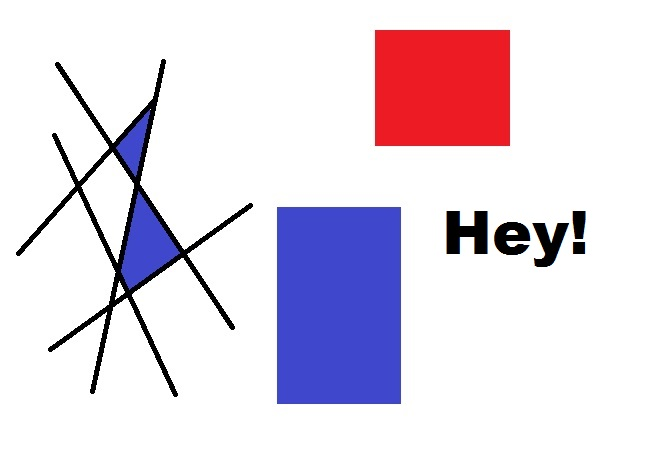
#> input picture PRACTICA_10_Fondo y esquinas/opencv-corner-detection-sample.jpg, 653 x 457 px, given in place of the camera
$ python 'P8_Deteccion de bordes Pt.1 Filtro ecualizado.py'   (older library calls are emulated)
#> lines starting #> are read from the running program, lines starting #| are printed output that depends on the picture; after the words box and inside, x2 and y2 are one past the last pixel; in counts of white or black regions, pixels touching at a corner belong together
# Detección de bordes con Sobel, umbralización y operación NAND + control de contraste manual

import cv2
import numpy as np

cap = cv2.VideoCapture(0)

# -------------------
# Variable de control de contraste (ajústala a tu gusto)
contraste_manual = 2  # Valor mayor a 1 aumenta contraste; entre 0 y 1 lo reduce
# -------------------

while True:
    ret, frame = cap.read()
#> frame is the input picture: shape (457, 653, 3); mean B, G, R 229.7, 216.9, 227
    if not ret:
        continue

    cv2.imshow('Original', frame)

    # 1. Escala de grises
    gray = cv2.cvtColor(frame, cv2.COLOR_BGR2GRAY)
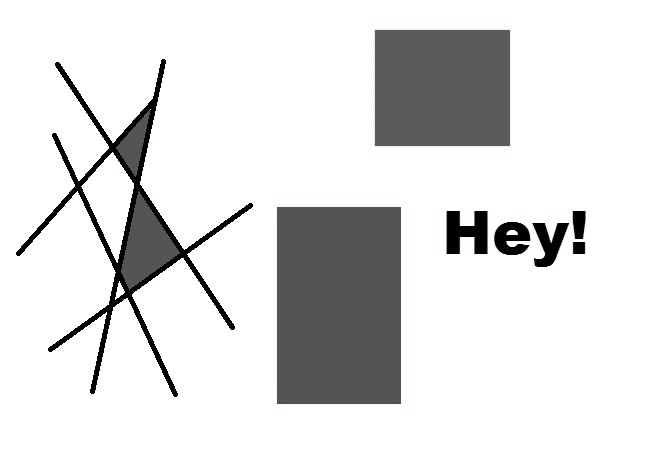
#> gray: shape (457, 653); min 0, max 255, mean 221.4
    cv2.imshow('Gris', gray)

    # 2. Ecualización del histograma
    equalized = cv2.equalizeHist(gray)
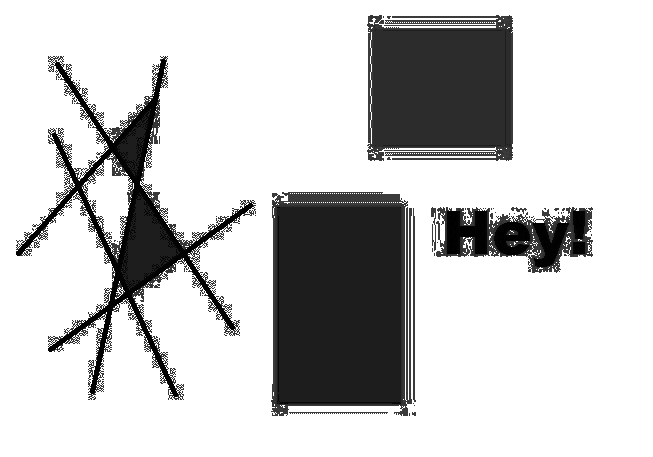
#> equalized: shape (457, 653); min 0, max 255, mean 201.7

    # 3. Ajuste manual de contraste (después de ecualizar)
    # Formula: salida = imagen * alpha + beta, aquí beta = 0
    contrasted = cv2.convertScaleAbs(equalized, alpha=contraste_manual, beta=0)
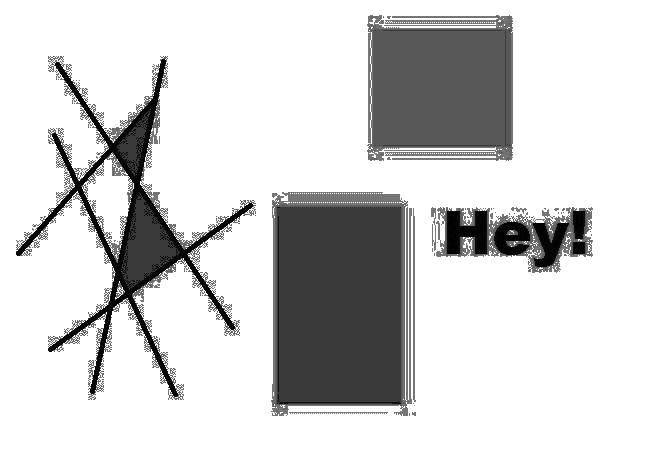
#> contrasted: shape (457, 653); min 0, max 255, mean 210
    cv2.imshow('Ecualizada + Contraste', contrasted)

    # 4. Sobel X
    sobelx = cv2.Sobel(contrasted, cv2.CV_64F, 1, 0, ksize=5)
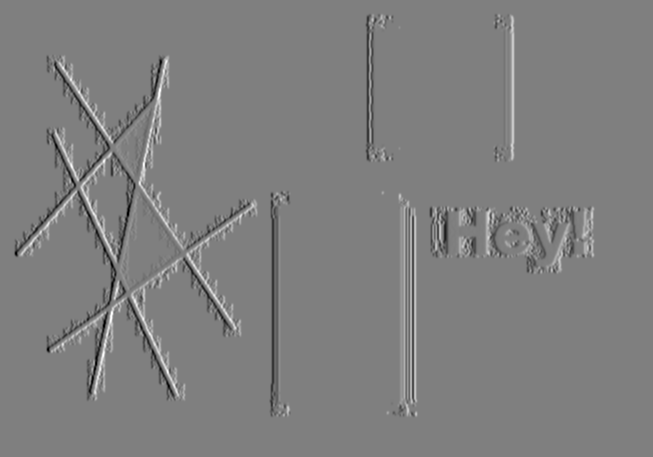
#> sobelx: shape (457, 653) float64; min -12092, max 12186, mean 0; drawn with min black and max white
    sobelx_abs = cv2.convertScaleAbs(sobelx)

    # 5. Sobel Y
    sobely = cv2.Sobel(contrasted, cv2.CV_64F, 0, 1, ksize=5)
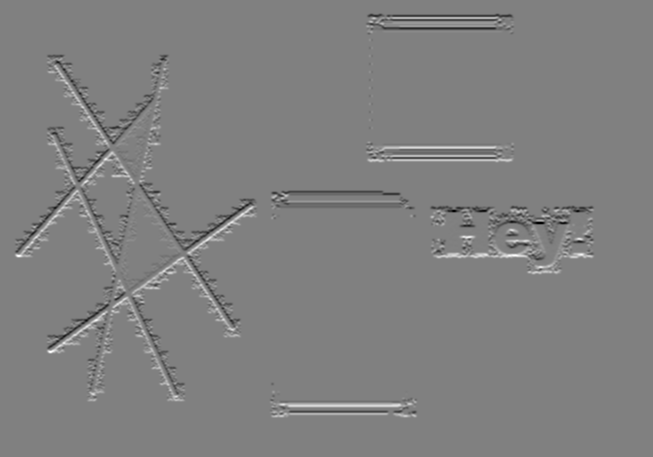
#> sobely: shape (457, 653) float64; min -12192, max 12022, mean 0; drawn with min black and max white
    sobely_abs = cv2.convertScaleAbs(sobely)

    # 6. Umbralización
    _, sobelx_thresh = cv2.threshold(sobelx_abs, 253, 255, cv2.THRESH_BINARY)
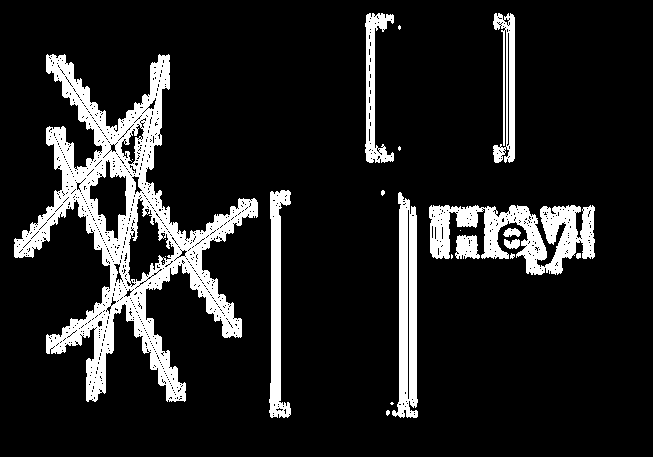
#> sobelx_thresh: shape (457, 653); 12.9% white; 24 white regions (13 under 20 px), largest, box (x1, y1, x2, y2) and area: (14, 54, 258, 402) 22059, (429, 205, 595, 275) 5859, (392, 192, 418, 418) 3690
    _, sobely_thresh = cv2.threshold(sobely_abs, 253, 255, cv2.THRESH_BINARY)
#> sobely_thresh: shape (457, 653); 12.1% white; 42 white regions (30 under 20 px), largest, box (x1, y1, x2, y2) and area: (14, 54, 258, 402) 20221, (429, 205, 595, 275) 5778, (365, 13, 515, 35) 2633
    cv2.imshow('Sobel X (thresh)', sobelx_thresh)
    cv2.imshow('Sobel Y (thresh)', sobely_thresh)

    # 7. Operación NAND = NOT(AND)
    and_result = cv2.bitwise_and(sobelx_thresh, sobely_thresh)
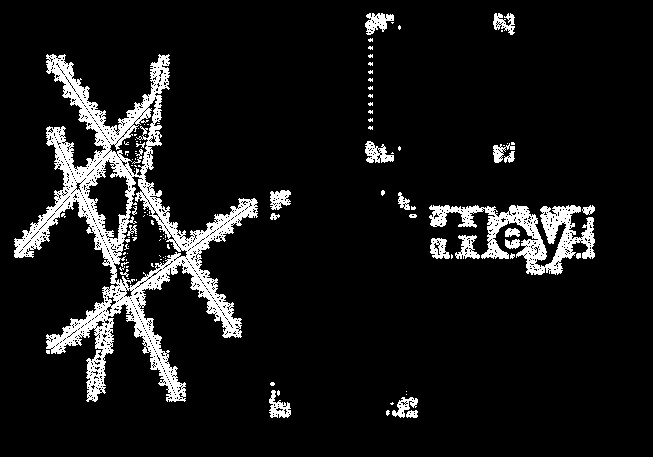
#> and_result: shape (457, 653); 8.8% white; 113 white regions (87 under 20 px), largest, box (x1, y1, x2, y2) and area: (14, 54, 258, 402) 18134, (429, 205, 595, 275) 4279, (365, 13, 394, 35) 364
    nand_result = cv2.bitwise_not(and_result)
    cv2.imshow('Sobel NAND (final)', nand_result)

    # 8. Salida
    if cv2.waitKey(5) & 0xFF == 27:
#> (key Esc is pressed here)
        break

cap.release()
cv2.destroyAllWindows()

$ run again, on PRACTICA_10_Fondo y esquinas/fig.jpg
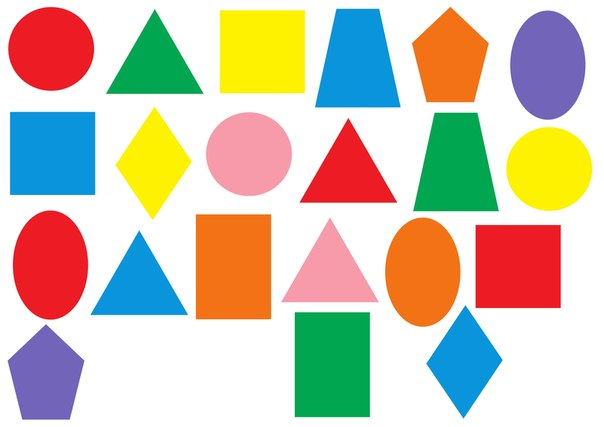
#> input picture PRACTICA_10_Fondo y esquinas/fig.jpg, 604 x 427 px, given in place of the camera
#> frame is the input picture: shape (427, 604, 3); mean B, G, R 178.5, 196.4, 206.1
#> `_, sobelx_thresh = cv2.threshold(sobelx_abs, 253, 255, cv2.THRESH_BINA..`:
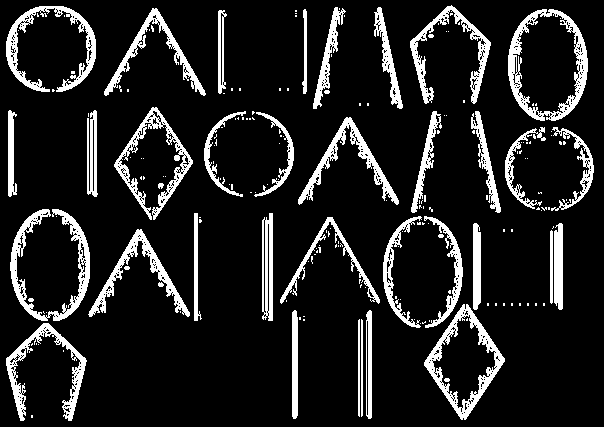
#> sobelx_thresh: shape (427, 604); 13.1% white; 194 white regions (152 under 20 px), largest, box (x1, y1, x2, y2) and area: (508, 9, 588, 121) 2296, (10, 209, 90, 321) 2220, (424, 304, 505, 420) 2020
#> sobely_thresh: shape (427, 604); 13.6% white; 246 white regions (202 under 20 px), largest, box (x1, y1, x2, y2) and area: (6, 265, 90, 422) 2894, (313, 6, 402, 110) 2009, (411, 110, 500, 214) 1981
#> `and_result = cv2.bitwise_and(sobelx_thresh, sobely_thresh)`:
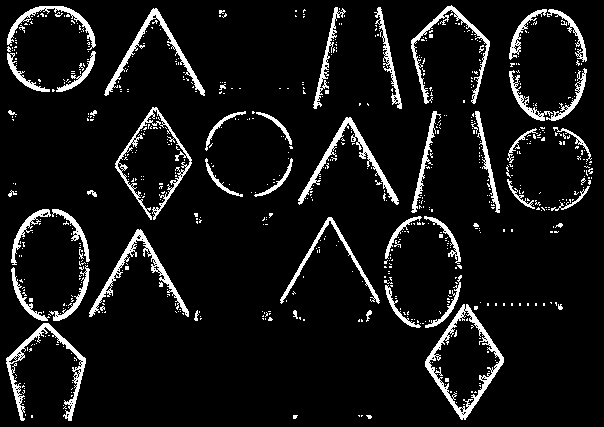
#> and_result: shape (427, 604); 7.9% white; 693 white regions (645 under 20 px), largest, box (x1, y1, x2, y2) and area: (425, 304, 504, 420) 1579, (6, 323, 86, 421) 1258, (89, 229, 189, 317) 1169
